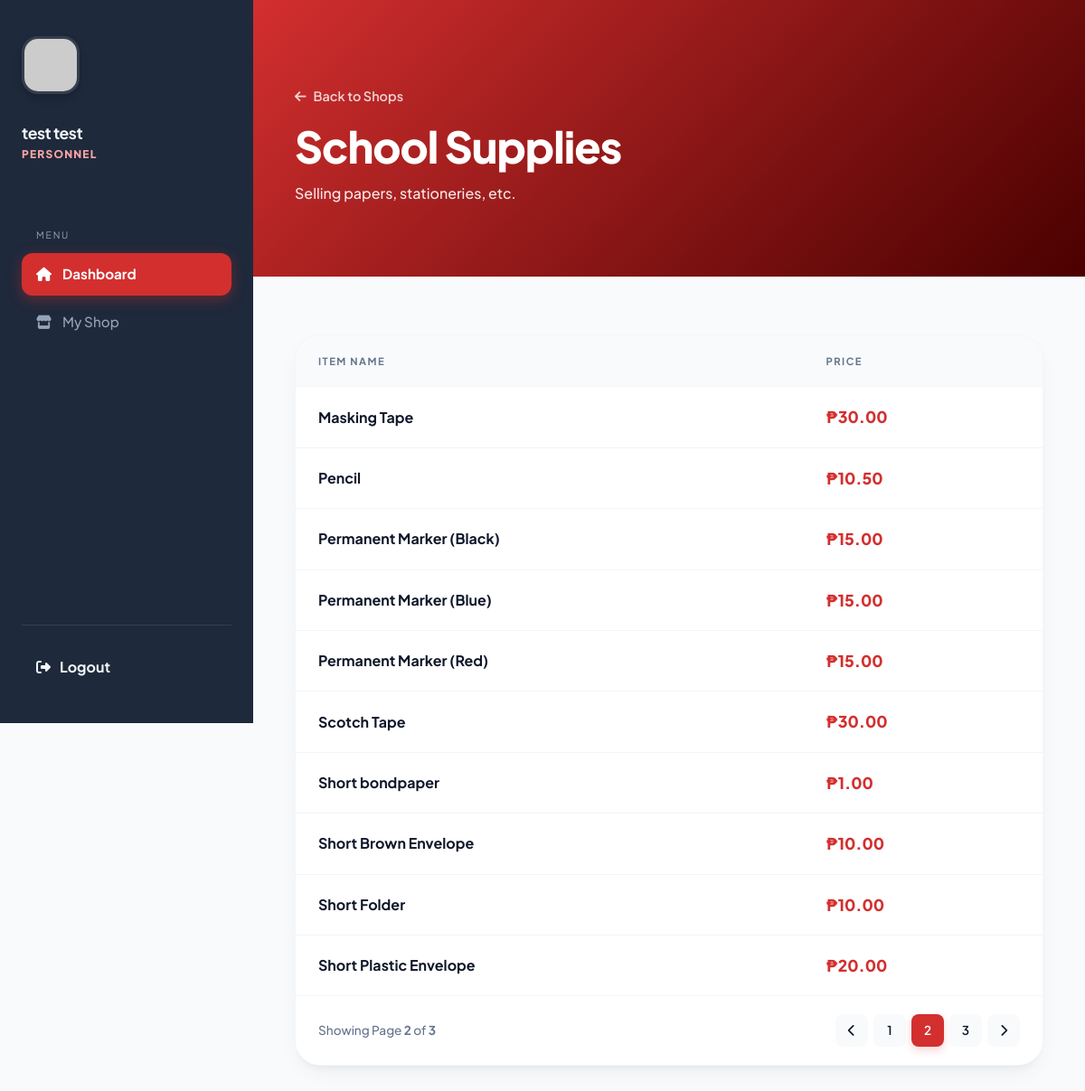
The page /view_shop.php?shop_id=1&page=2 (signed in) on the database its author committed.
### tables this page shows
CREATE TABLE `tblshop` (
  `sid` int(11) NOT NULL,
  `accid` int(11) NOT NULL,
  `sname` varchar(255) NOT NULL,
  `shop_description` varchar(255) NOT NULL
);

CREATE TABLE `tblitem` (
  `itemid` int(11) NOT NULL,
  `sid` int(11) NOT NULL,
  `itemname` varchar(255) NOT NULL,
  `price` decimal(10,2) NOT NULL
);

### view_shop.php (the view, shortened to what this page needs)
<?php
require_once 'includes/connect.php';
$shop_id = mysqli_real_escape_string($conn, $_GET['shop_id']);
$shop_query = mysqli_query($conn, "SELECT * FROM tblshop WHERE sid = '$shop_id'");
$shop = mysqli_fetch_assoc($shop_query);
$sname = $shop['sname'];
$shop_desc = $shop['shop_description'] ?? 'No description available.';
$limit = 10;
$page = isset($_GET['page']) && is_numeric($_GET['page']) ? (int)$_GET['page'] : 1;
$offset = ($page - 1) * $limit;
$count_query = mysqli_query($conn, "SELECT COUNT(*) AS total FROM tblitem WHERE sid = '$shop_id'");
$count_row = mysqli_fetch_assoc($count_query);
$total_items = $count_row['total'];
$total_pages = ceil($total_items / $limit);
$items_query = mysqli_query($conn, "SELECT * FROM tblitem WHERE sid = '$shop_id' ORDER BY itemname ASC LIMIT $limit OFFSET $offset");
?>
<!DOCTYPE html>
<html lang="en">
<head>
    <link rel="stylesheet" href="https://cdnjs.cloudflare.com/ajax/libs/font-awesome/6.4.0/css/all.min.css">
</head>
<body>
<div class="app-container">
    <?php include 'includes/sidebar.php'; ?>
    <main class="main-content">
        <header class="hero">
            <a href="dashboard.php" class="back-link"><i class="fas fa-arrow-left"></i> Back to Shops</a>
            <h1 class="welcome-heading"><?php echo htmlspecialchars($sname); ?></h1>
            <p style="opacity: 0.9; margin-top: 0.25rem; font-weight: 500; max-width: 600px;">
                <?php echo htmlspecialchars($shop_desc); ?>
            </p>
        </header>
        <section class="content-body">
            <div class="items-card">
                <table>
                    <thead>
                        <tr>
                            <th>Item Name</th>
                            <th>Price</th>
                        </tr>
                    </thead>
                    <tbody>
                        <?php if (mysqli_num_rows($items_query) > 0): ?>
                            <?php while($row = mysqli_fetch_assoc($items_query)): ?>
                                <tr>
                                    <td><strong><?php echo htmlspecialchars($row['itemname']); ?></strong></td>
                                    <td class="price-tag">₱<?php echo number_format($row['price'], 2); ?></td>
                                </tr>
                            <?php endwhile; ?>
                        <?php endif; ?>
                    </tbody>
                </table>
                <?php if ($total_pages > 1): ?>
                    <div class="pagination-container">
                        <div class="pagination-info">
                            Showing Page <strong><?php echo $page; ?></strong> of <strong><?php echo $total_pages; ?></strong>
                        </div>
                        <nav class="pagination-nav">
                            <a href="?shop_id=<?php echo $shop_id; ?>&page=<?php echo $page - 1; ?>"
                               class="pagination-link <?php echo ($page <= 1) ? 'disabled' : ''; ?>">
                                <i class="fas fa-chevron-left"></i>
                            </a>
                            <?php for ($i = 1; $i <= $total_pages; $i++): ?>
                                <a href="?shop_id=<?php echo $shop_id; ?>&page=<?php echo $i; ?>"
                                   class="pagination-link <?php echo ($page == $i) ? 'active' : ''; ?>">
                                    <?php echo $i; ?>
                                </a>
                            <?php endfor; ?>
                            <a href="?shop_id=<?php echo $shop_id; ?>&page=<?php echo $page + 1; ?>"
                               class="pagination-link <?php echo ($page >= $total_pages) ? 'disabled' : ''; ?>">
                                <i class="fas fa-chevron-right"></i>
                            </a>
                        </nav>
                    </div>
                <?php endif; ?>
            </div>
        </section>
    </main>
</div>
</body>
</html>

### view_shop.php (style rules this page uses)
:root { --primary: #d32f2f; --primary-dark: #4a0000; --bg-main: #f8fafc; --sidebar-bg: #1e293b; --sidebar-text: #f1f5f9; --sidebar-muted: #94a3b8; --sidebar-hover: rgba(255, 255, 255, 0.05); --sidebar-accent: #fca5a5; --text-main: #0f172a; --text-muted: #64748b; --card-shadow: 0 10px 25px -5px rgba(0, 0, 0, 0.05), 0 8px 10px -6px rgba(0, 0, 0, 0.05); --transition: 0.3s cubic-bezier(0.4, 0, 0.2, 1); }
* { margin: 0; padding: 0; box-sizing: border-box; }
body { font-family: 'Plus Jakarta Sans', sans-serif; background-color: var(--bg-main); color: var(--text-main); line-height: 1.5; }
.app-container { display: flex; min-height: 100vh; width: 100%; }
.main-content { flex: 1; display: flex; flex-direction: column; min-width: 0; }
.hero { position: relative; padding: 5rem 5%; background: linear-gradient(135deg, var(--primary) 0%, var(--primary-dark) 100%); color: white; overflow: hidden; }
.welcome-heading { font-size: clamp(2rem, 4vw, 3.5rem); font-weight: 800; letter-spacing: -1px; z-index: 1; position: relative; }
.back-link { margin-top: 1rem; display: inline-flex; align-items: center; gap: 8px; color: rgba(255,255,255,0.8); text-decoration: none; font-weight: 600; font-size: 0.9rem; z-index: 1; position: relative; transition: var(--transition); margin-bottom: 0.5rem; }
.content-body { padding: 4rem 5%; }
.items-card { background: white; border-radius: 28px; overflow: hidden; box-shadow: var(--card-shadow); border: 1px solid rgba(241, 245, 249, 0.8); }
table { width: 100%; border-collapse: collapse; }
th { background: #f8fafc; text-align: left; padding: 20px 25px; font-size: 0.7rem; text-transform: uppercase; letter-spacing: 1.5px; color: var(--text-muted); }
td { padding: 20px 25px; border-top: 1px solid #f1f5f9; font-weight: 500; }
.price-tag { font-weight: 800; color: var(--primary); font-size: 1.1rem; }
.pagination-container { display: flex; justify-content: space-between; align-items: center; padding: 20px 25px; background: #ffffff; border-top: 1px solid #f1f5f9; }
.pagination-info { font-size: 0.85rem; color: var(--text-muted); font-weight: 500; }
.pagination-nav { display: flex; gap: 6px; }
.pagination-link { display: inline-flex; align-items: center; justify-content: center; min-width: 36px; height: 36px; padding: 0 8px; text-decoration: none; color: var(--text-main); background: var(--bg-main); border-radius: 8px; font-size: 0.85rem; font-weight: 600; transition: var(--transition); }
.pagination-link.active { background: var(--primary); color: white; box-shadow: 0 4px 10px rgba(211, 47, 47, 0.2); }

### rows shown on the page
tblshop: sname "School Supplies", shop_description "Selling papers, stationeries, etc."
tblitem: itemname "Masking Tape", price "30.00"
tblitem: itemname "Pencil", price "10.50"
tblitem: itemname "Permanent Marker (Black)", price "15.00"
tblitem: itemname "Permanent Marker (Blue)", price "15.00"
tblitem: itemname "Permanent Marker (Red)", price "15.00"
tblitem: itemname "Scotch Tape", price "30.00"
tblitem: itemname "Short bondpaper", price "1.00"
tblitem: itemname "Short Brown Envelope", price "10.00"
tblitem: itemname "Short Folder", price "10.00"
tblitem: itemname "Short Plastic Envelope", price "20.00"

### other values the page prints
$user_name "test test"
$user_role "PERSONNEL"
$page "2"
$total_pages "3"
